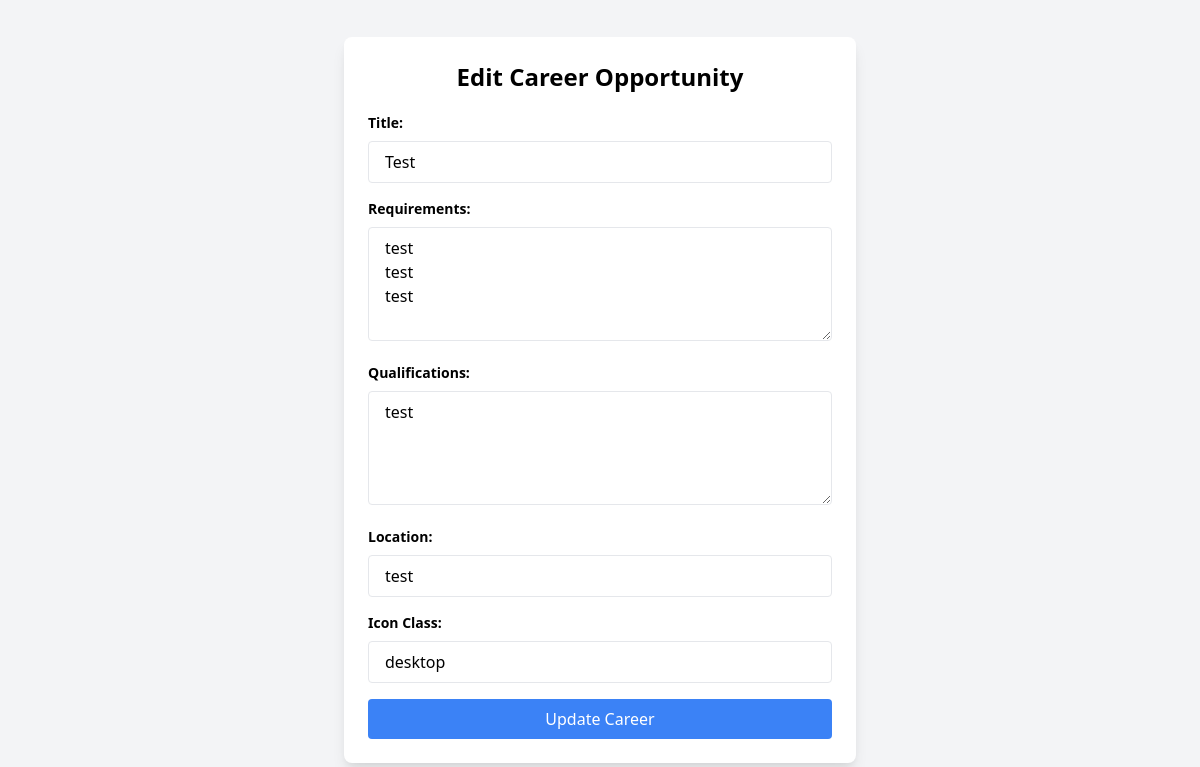
/admin/edit_career.php?id=3 (signed in), run on the app's committed database.
### tables this page shows
CREATE TABLE `careers` (
  `id` int(11) NOT NULL,
  `title` varchar(255) NOT NULL,
  `requirements` text NOT NULL,
  `qualifications` text NOT NULL,
  `location` varchar(255) NOT NULL,
  `icon_class` varchar(50) NOT NULL,
  `created_at` timestamp NOT NULL DEFAULT current_timestamp()
);

### admin/edit_career.php (the view, shortened to what this page needs)
<?php
include 'db_connect.php';
$id = $_GET['id'] ?? '';
$title = '';
$requirements = '';
$qualifications = '';
$location = '';
$icon_class = '';
if ($id) {
    $sql = "SELECT * FROM careers WHERE id = ?";
    $stmt = mysqli_prepare($connect, $sql);
    mysqli_stmt_bind_param($stmt, 'i', $id);
    mysqli_stmt_execute($stmt);
    $result = mysqli_stmt_get_result($stmt);
    if ($row = mysqli_fetch_assoc($result)) {
        $title = $row['title'];
        $requirements = $row['requirements'];
        $qualifications = $row['qualifications'];
        $location = $row['location'];
        $icon_class = $row['icon_class'];
    } else {
        echo '<div class="container mx-auto p-5"><p class="text-red-500">Career not found.</p></div>';
        exit();
    }
}
?>
<!DOCTYPE html>
<html lang="en">
<head>
    <link rel="stylesheet" href="https://cdnjs.cloudflare.com/ajax/libs/tailwindcss/2.2.19/tailwind.min.css">
</head>
<body class="bg-gray-100">
    <div class="container mx-auto p-5 flex justify-center items-center min-h-screen">
        <div class="bg-white p-6 rounded-lg shadow-lg w-full max-w-lg">
            <h1 class="text-2xl font-bold mb-5 text-center">Edit Career Opportunity</h1>
            <form action="edit_career.php?id=<?php echo htmlspecialchars($id); ?>" method="POST">
                <div class="mb-4">
                    <label for="title" class="block text-sm font-bold mb-2">Title:</label>
                    <input type="text" id="title" name="title" class="border rounded px-4 py-2 w-full" value="<?php echo htmlspecialchars($title); ?>" required>
                </div>
                <div class="mb-4">
                    <label for="requirements" class="block text-sm font-bold mb-2">Requirements:</label>
                    <textarea id="requirements" name="requirements" class="border rounded px-4 py-2 w-full" rows="4" required><?php echo htmlspecialchars($requirements); ?></textarea>
                </div>
                <div class="mb-4">
                    <label for="qualifications" class="block text-sm font-bold mb-2">Qualifications:</label>
                    <textarea id="qualifications" name="qualifications" class="border rounded px-4 py-2 w-full" rows="4" required><?php echo htmlspecialchars($qualifications); ?></textarea>
                </div>
                <div class="mb-4">
                    <label for="location" class="block text-sm font-bold mb-2">Location:</label>
                    <input type="text" id="location" name="location" class="border rounded px-4 py-2 w-full" value="<?php echo htmlspecialchars($location); ?>" required>
                </div>
                <div class="mb-4">
                    <label for="icon_class" class="block text-sm font-bold mb-2">Icon Class:</label>
                    <input type="text" id="icon_class" name="icon_class" class="border rounded px-4 py-2 w-full" value="<?php echo htmlspecialchars($icon_class); ?>" required>
                </div>
                <button type="submit" class="bg-blue-500 hover:bg-blue-700 text-white py-2 px-4 rounded w-full">
                    Update Career
                </button>
            </form>
        </div>
    </div>
</body>
</html>

### data on the page
careers: title "Test", requirements "test test test", qualifications "test", location "test", icon_class "desktop"
